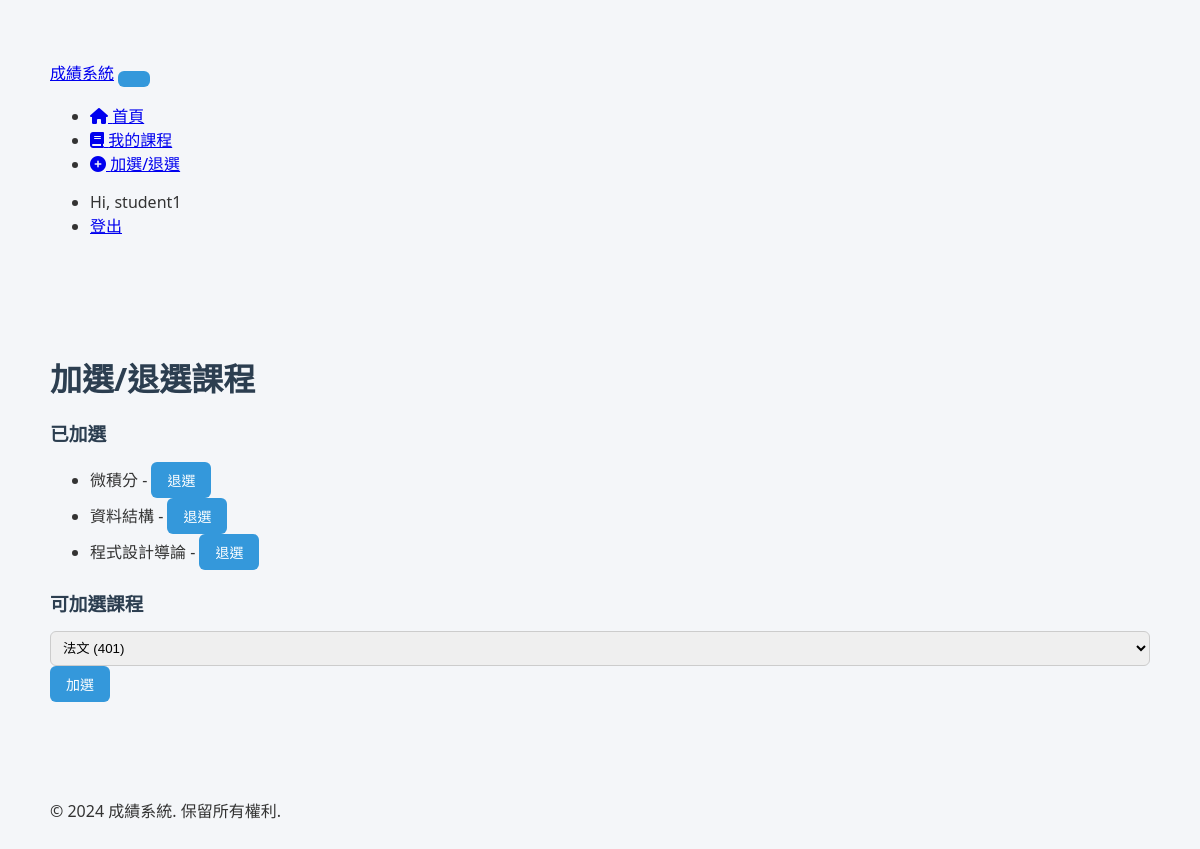
Before: /courses/enroll/ (signed in) with the older database file.
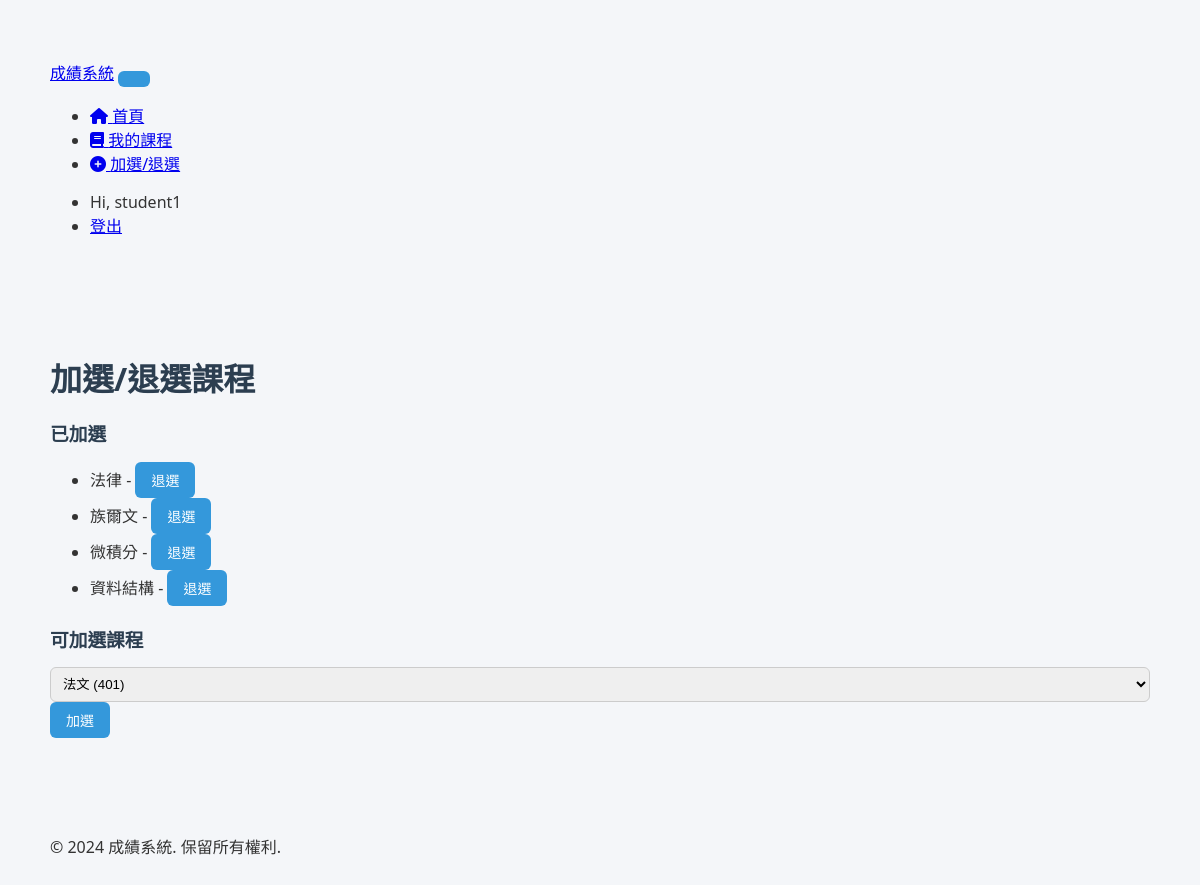
After: the same page with the newer database file.
### grade_system/courses/models.py (models this page shows, shortened)
class StudentCourse(models.Model):
    student = models.ForeignKey(User, on_delete=models.CASCADE,
                               limit_choices_to={'profile__role': 'student'},
                               related_name='enrolled_courses',
                               verbose_name='學生')
    course = models.ForeignKey(Course, on_delete=models.CASCADE,
                              related_name='enrollments',
                              verbose_name='課程')
    midterm_score = models.DecimalField(
        max_digits=5,
        decimal_places=2,
        null=True,
        blank=True,
        verbose_name='期中考分數',
        validators=[MinValueValidator(0), MaxValueValidator(100)]
    )
    final_score = models.DecimalField(
        max_digits=5,
        decimal_places=2,
        null=True,
        blank=True,
        verbose_name='期末考分數',
        validators=[MinValueValidator(0), MaxValueValidator(100)]
    )
    enrolled_at = models.DateTimeField(auto_now_add=True, verbose_name='選課時間')
    class Meta:
        verbose_name = '學生修課'
        verbose_name_plural = '學生修課'
        unique_together = ['student', 'course']
        ordering = ['-enrolled_at']

class Course(models.Model):
    course_id = models.CharField(max_length=20, verbose_name='課號', unique=True)
    course_name = models.CharField(max_length=100, verbose_name='課名')
    teacher = models.ForeignKey(User, on_delete=models.CASCADE,
                               limit_choices_to={'profile__role': 'teacher'},
                               related_name='teaching_courses',
                               verbose_name='任課老師')
    credit = models.PositiveIntegerField(verbose_name='學分數', default=3)
    description = models.TextField(blank=True, verbose_name='課程描述')
    created_at = models.DateTimeField(auto_now_add=True, verbose_name='建立時間')
    updated_at = models.DateTimeField(auto_now=True, verbose_name='更新時間')
    class Meta:
        verbose_name = '課程'
        verbose_name_plural = '課程'
        ordering = ['course_id']

### grade_system/courses/views.py (the view)
# urls.py: path('enroll/', views.manage_enrollment, name='manage_enrollment'),
@student_required
def manage_enrollment(request):
    if request.method == 'POST':
        form = EnrollmentForm(request.POST)
        if form.is_valid():
            course = form.cleaned_data['course']
            action = form.cleaned_data['action']
            if action == 'enroll':
                if not StudentCourse.objects.filter(student=request.user, course=course).exists():
                    StudentCourse.objects.create(student=request.user, course=course)
                    messages.success(request, f'成功加選課程: {course.course_name}')
                else:
                    messages.warning(request, f'您已經修習此課程: {course.course_name}')
            elif action == 'drop':
                deleted_count, _ = StudentCourse.objects.filter(student=request.user, course=course).delete()
                if deleted_count > 0:
                    messages.success(request, f'成功退選課程: {course.course_name}')
                else:
                    messages.warning(request, f'您未修習此課程: {course.course_name}')
            return redirect('course_list')
    else:
        form = EnrollmentForm()
    enrolled_courses = StudentCourse.objects.filter(student=request.user).values_list('course_id', flat=True)
    available_courses = Course.objects.exclude(id__in=enrolled_courses)
    context = {
        'form': form,
        'available_courses': available_courses,
        'enrolled_courses': StudentCourse.objects.filter(student=request.user).select_related('course')
    }
    return render(request, 'courses/manage_enrollment.html', context)

### grade_system/courses/forms.py
class EnrollmentForm(forms.Form):
    course = forms.ModelChoiceField(
        queryset=Course.objects.all(),
        label='選擇課程',
        widget=forms.Select(attrs={'class': 'form-control'})
    )
    action = forms.ChoiceField(
        choices=[('enroll', '加選'), ('drop', '退選')],
        label='操作',
        widget=forms.RadioSelect
    )

### grade_system/courses/context_processors.py (called while the page is built)
def user_role(request):
    try:
        if request.user.is_authenticated:
            return {'user_role': getattr(request.user.profile, 'role', None)}
    except Exception:
        pass
    return {'user_role': None}

### grade_system/templates/courses/manage_enrollment.html (shortened to what this page needs)
{% extends 'base.html' %}
{% block content %}
<h1>加選/退選課程</h1>
<h3>已加選</h3>
{% if enrolled_courses %}
<ul>
    {% for sc in enrolled_courses %}
    <li>{{ sc.course.course_name }} - <form method="post" style="display:inline"><button class="btn">退選</button></form></li>
    {% endfor %}
</ul>
{% else %}
<p>尚未加選任何課程。</p>
{% endif %}
<h3>可加選課程</h3>
<form method="post">
    <select name="course">
        {% for c in available_courses %}
        <option value="{{ c.id }}">{{ c.course_name }} ({{ c.course_id }})</option>
        {% endfor %}
    </select>
    <button type="submit" class="btn">加選</button>
</form>
{% endblock %}

Changed rows visible on the page:
removed StudentCourse: course.course_name "程式設計導論"
added StudentCourse: course.course_name "法律"
added StudentCourse: course.course_name "族爾文"
